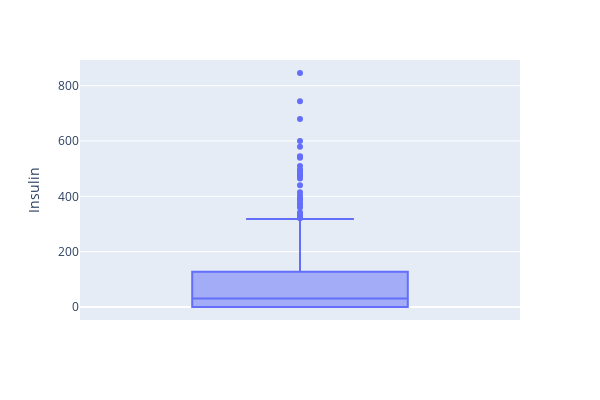

Source (notebook cell):
### Code cell
# There are some outliers in Age, but it's okay
fig = px.box(df, y='Insulin',width=600, height=400)
fig.show()

### Figure 1 — Plotly figure (JSON) as saved in the notebook; plotly's stock layout.template omitted (floating-point values rounded to 4 significant figures; data arrays with more than 128 entries replaced by an {"elided": "..."} marker saying what was removed)
{"data": [{"alignmentgroup": "True", "hovertemplate": "Insulin=%{y}<extra></extra>", "legendgroup": "", "marker": {"color": "#636efa"}, "name": "", "notched": false, "offsetgroup": "", "orientation": "v", "showlegend": false, "type": "box", "x0": " ", "xaxis": "x", "y": {"elided": "768 int values"}, "y0": " ", "yaxis": "y"}], "layout": {"boxmode": "group", "height": 400, "legend": {"tracegroupgap": 0}, "margin": {"t": 60}, "width": 600, "xaxis": {"anchor": "y", "domain": [0, 1]}, "yaxis": {"anchor": "x", "domain": [0, 1], "title": {"text": "Insulin"}}}}
